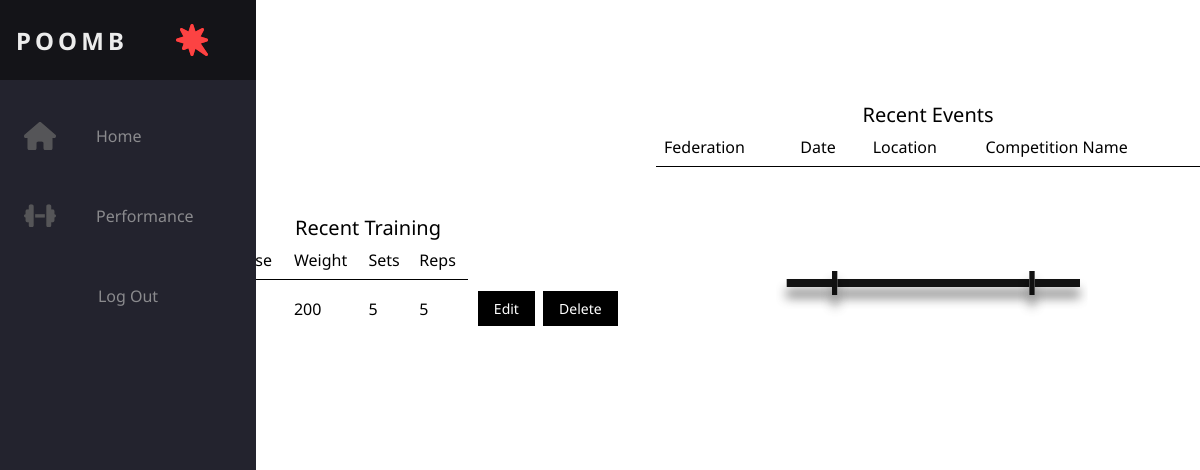
Page / (signed in) on the earlier database version.
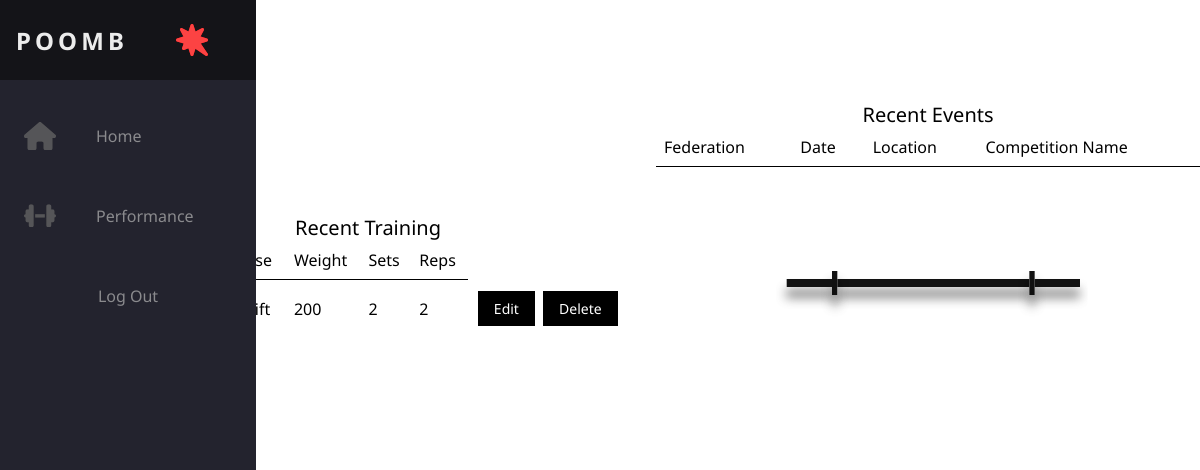
Same page on the later database version.
### tables this page shows
CREATE TABLE log(
tid INTEGER PRIMARY KEY AUTOINCREMENT,
lifter_id INTEGER NOT NULL,
tday INTEGER  NOT NULL,
exercise TEXT NOT NULL,
weight INTEGER NOT NULL,
sets INTEGER NOT NULL,
reps INTEGER NOT NULL,
FOREIGN KEY (lifter_id) REFERENCES user (id)
);

### poomb/log.py (the view)
@bp.route('/')
@login_required
def index():
    db = get_db()
    max_tday = db.execute('SELECT MAX(tday) FROM log').fetchone()[0]
    exercises = db.execute(
        'SELECT * FROM log WHERE tday = ? AND lifter_id = ?',
        (max_tday, g.user['id'])
    ).fetchall()
    return render_template('log/index.html', exercises=exercises, tday=max_tday)

### poomb/auth.py (called while the page is built)
@bp.before_app_request
def load_logged_in_user():
    user_id = session.get('user_id')
    if user_id is None:
        g.user = None
    else:
        g.user = get_db().execute(
            'SELECT * FROM user WHERE id = ?', (user_id,)
        ).fetchone()

def login_required(view):
    @functools.wraps(view)
    def wrapped_view(**kwargs):
        if g.user is None:
            return redirect(url_for('auth.login'))
        return view(**kwargs)
    return wrapped_view

### poomb/db.py (called while the page is built)
def get_db():
    if 'db' not in g:
        g.db = sqlite3.connect(
            current_app.config['DATABASE'],
            detect_types=sqlite3.PARSE_DECLTYPES
        )
        g.db.row_factory = sqlite3.Row
    return g.db

### poomb/templates/log/index.html (shortened to what this page needs)
{% extends 'base.html' %}
{% block header %}
  <h1>Training Log</h1>
  <a href="{{ url_for('log.add') }}" class='btn btn-primary'>Add</a>
{% endblock %}
{% block content %}
<div class="grid">
    <table>
      <caption>Recent Training</caption>
      <thead>
        <tr>
          <th scope="col">Date</th>
          <th scope="col">Exercise</th>
          <th scope="col">Weight</th>
          <th scope="col">Sets</th>
          <th scope="col">Reps</th>
        </tr>
      </thead>
      <tbody>
        {% for row in exercises %}
          <tr>
            <td>{{ row.tday }}</td>
            <td>{{ row.exercise }}</td>
            <td>{{ row.weight }}</td>
            <td>{{ row.sets }}</td>
            <td>{{ row.reps }}</td>
            <td>
              <a href="{{ url_for('log.update', tid=row.tid) }}" class='btn btn-primary'>Edit</a>
              <a href="{{ url_for('log.delete', tid=row.tid) }}" class='btn btn-primary' onclick='return confirm("Are you sure")'>Delete</a>
            </td>
          </tr>
        {% endfor %}
      </tbody>
    </table>
    <table>
      <caption>Recent Events</caption>
      <thead>
        <tr>
          <th scope="col">Federation</th>
          <th scope="col">Date</th>
          <th scope="col">Location</th>
          <th scope="col">Competition Name</th>
        </tr>
      </thead>
      <tbody id="extracted-data">
        <tr>
          <td colspan="4">
            </div>
{% endblock %}

### poomb/templates/base.html (shortened to what this page needs)
<!DOCTYPE html>
<html lang="en">
  <head>
    <link rel="stylesheet" href="{{ url_for('static', filename='css/style.css') }}">
  </head>
  <body>
    <nav class="navbar">
      <ul class="navbar-nav">
        <li class="logo">
          <a href="#" class="nav-link">
            <span class="link-text logo-text">Poomb</span>
          </a>
        </li>
        <li class="nav-item">
          <a href="/" class="nav-link">
            <span class="link-text">Home</span>
          </a>
        </li>
        <li class="nav-item">
          <a href="{{ url_for('log.performance') }}" class="nav-link">
            <span class="link-text">Performance</span>
          </a>
        </li>
        <li>
          {% if g.user %}
            <div class="ms-auto">
              <ul class="navbar-nav">
                <li class="nav-item"><a class="nav-link" href="{{ url_for('auth.logout') }}">Log Out</a></li>
              </ul>
            </div>
          {% endif %}
          </li>
        </ul>
      </nav>
    <section class="content">
      <header>
        {% block header %}{% endblock %}
      </header>
      {% block content %}{% endblock %}
    </section>
  </body>
</html>

### poomb/static/css/style.css (style rules this page uses)
:root { font-size: 16px; font-family: 'Noto Sans'; --text-primary: #b6b6b6; --text-secondary: #ececec; --bg-primary: #23232e; --bg-secondary: #141418; --transition-speed: 600ms; }
body { color: black; background-color: white; margin: 0; padding: 0; }
.navbar { position: fixed; background-color: var(--bg-primary); transition: width 600ms ease; overflow: scroll; }
.navbar-nav { list-style: none; padding: 0; margin: 0; display: flex; flex-direction: column; align-items: center; height: 100%; }
.nav-item { width: 100%; }
.nav-item:last-child { margin-top: auto; }
.nav-link { display: flex; align-items: center; height: 5rem; color: var(--text-primary); text-decoration: none; filter: grayscale(100%) opacity(0.7); transition: var(--transition-speed); }
.link-text { display: none; margin-left: 1rem; }
.nav-link svg { width: 2rem; min-width: 2rem; margin: 0 1.5rem; }
.logo { font-weight: bold; text-transform: uppercase; margin-bottom: 1rem; text-align: center; color: var(--text-secondary); background: var(--bg-secondary); font-size: 1.5rem; letter-spacing: 0.3ch; width: 100%; }
.logo svg { transform: rotate(0deg); transition: var(--transition-speed); }
.logo-text { display: inline; position: absolute; left: -999px; transition: var(--transition-speed); }
@media only screen and (min-width: 600px) { .navbar { top: 0; width: 5rem; height: 100vh; } }
.content { margin-left: 6rem; }
table { border-collapse: collapse; width: 100%; margin-top: 80px; }
th, td { border: none; padding: 8px; text-align: left; font-size: 16px; white-space: nowrap; }
th { background-color: transparent; font-weight: normal; text-align: left; border-bottom: 1px solid black; }
.btn { background-color: #4CAF50; border: none; color: white; padding: 8px 16px; text-align: center; text-decoration: none; display: inline-block; font-size: 14px; margin: 4px 2px; cursor: pointer; }
.btn-primary { background-color: black; }
.grid { display: grid; gap: 1rem; grid-template-columns: repeat(auto-fit, minmax(240px, 1fr)); grid-auto-rows: 240px; place-items: center; }
caption { text-align: center; font-size: 20px; }
#svg-element { display:block; margin: 0 auto; width:100%; max-width: 20rem; }

Differences in the rows shown:
removed log: weight "200", sets "5", reps "5"
added log: weight "200", sets "2", reps "2"
